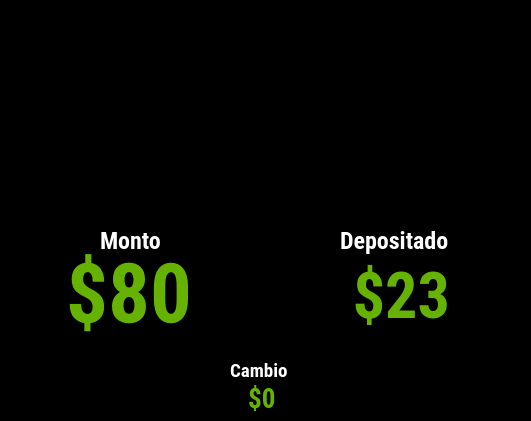
    <widget class="QGroupBox" name="groupBox_3">
     <property name="geometry">
      <rect>
       <x>580</x>
       <y>80</y>
       <width>531</width>
       <height>421</height>
      </rect>
     </property>
     <property name="styleSheet">
      <string notr="true">background-color: rgba(0, 0, 0);
border-radius:10%;</string>
     </property>
     <property name="title">
      <string/>
     </property>
     <widget class="QWidget" name="layoutWidget_4">
      <property name="geometry">
       <rect>
        <x>0</x>
        <y>230</y>
        <width>271</width>
        <height>129</height>
       </rect>
      </property>
      <layout class="QGridLayout" name="gridLayout_5">
       <item row="0" column="3">
        <widget class="QLabel" name="label_6">
         <property name="text">
          <string/>
         </property>
        </widget>
       </item>
       <item row="0" column="2">
        <spacer name="horizontalSpacer_11">
         <property name="orientation">
          <enum>Qt::Horizontal</enum>
         </property>
         <property name="sizeHint" stdset="0">
          <size>
           <width>40</width>
           <height>20</height>
          </size>
         </property>
        </spacer>
       </item>
       <item row="0" column="1">
        <widget class="QLabel" name="lcobrar">
         <property name="sizePolicy">
          <sizepolicy hsizetype="MinimumExpanding" vsizetype="Preferred">
           <horstretch>0</horstretch>
           <verstretch>0</verstretch>
          </sizepolicy>
         </property>
         <property name="maximumSize">
          <size>
           <width>620</width>
           <height>16777212</height>
          </size>
         </property>
         <property name="font">
          <font>
           <family>Roboto Condensed</family>
           <pointsize>62</pointsize>
           <weight>75</weight>
           <italic>false</italic>
           <bold>true</bold>
          </font>
         </property>
         <property name="styleSheet">
          <string notr="true">background-color:transparent;
color:rgb(101, 179, 0)</string>
         </property>
         <property name="lineWidth">
          <number>3</number>
         </property>
         <property name="text">
          <string>$80</string>
         </property>
        </widget>
       </item>
       <item row="0" column="0">
        <spacer name="horizontalSpacer_10">
         <property name="orientation">
          <enum>Qt::Horizontal</enum>
         </property>
         <property name="sizeHint" stdset="0">
          <size>
           <width>40</width>
           <height>20</height>
          </size>
         </property>
        </spacer>
       </item>
      </layout>
     </widget>
     <widget class="QWidget" name="layoutWidget_5">
      <property name="geometry">
       <rect>
        <x>270</x>
        <y>250</y>
        <width>261</width>
        <height>91</height>
       </rect>
      </property>
      <layout class="QGridLayout" name="gridLayout_6">
       <item row="0" column="3">
        <widget class="QLabel" name="label_7">
         <property name="text">
          <string/>
         </property>
        </widget>
       </item>
       <item row="0" column="2">
        <spacer name="horizontalSpacer_12">
         <property name="orientation">
          <enum>Qt::Horizontal</enum>
         </property>
         <property name="sizeHint" stdset="0">
          <size>
           <width>40</width>
           <height>20</height>
          </size>
         </property>
        </spacer>
       </item>
       <item row="0" column="0">
        <spacer name="horizontalSpacer_13">
         <property name="orientation">
          <enum>Qt::Horizontal</enum>
         </property>
         <property name="sizeHint" stdset="0">
          <size>
           <width>40</width>
           <height>20</height>
          </size>
         </property>
        </spacer>
       </item>
       <item row="0" column="1">
        <widget class="QLabel" name="ldepositado">
         <property name="font">
          <font>
           <family>Roboto Condensed</family>
           <pointsize>48</pointsize>
           <weight>75</weight>
           <italic>false</italic>
           <bold>true</bold>
          </font>
         </property>
         <property name="styleSheet">
          <string notr="true">background-color:transparent;
color:rgb(101, 179, 0)</string>
         </property>
         <property name="lineWidth">
          <number>3</number>
         </property>
         <property name="text">
          <string> $23</string>
         </property>
        </widget>
       </item>
      </layout>
     </widget>
     <widget class="QLabel" name="label_84">
      <property name="geometry">
       <rect>
        <x>180</x>
        <y>40</y>
        <width>161</width>
        <height>171</height>
       </rect>
      </property>
      <property name="font">
       <font>
        <family>Sans Serif</family>
        <pointsize>8</pointsize>
        <weight>75</weight>
        <bold>true</bold>
       </font>
      </property>
      <property name="styleSheet">
       <string notr="true">background-color:transparent;
color:white</string>
      </property>
      <property name="frameShape">
       <enum>QFrame::NoFrame</enum>
      </property>
      <property name="frameShadow">
       <enum>QFrame::Sunken</enum>
      </property>
      <property name="lineWidth">
       <number>3</number>
      </property>
      <property name="text">
       <string/>
      </property>
      <property name="textFormat">
       <enum>Qt::PlainText</enum>
      </property>
      <property name="pixmap">
       <pixmap>iconos/savings.png</pixmap>
      </property>
      <property name="scaledContents">
       <bool>true</bool>
      </property>
     </widget>
     <widget class="QLabel" name="aviso1_2">
      <property name="geometry">
       <rect>
        <x>100</x>
        <y>220</y>
        <width>141</width>
        <height>41</height>
       </rect>
      </property>
      <property name="font">
       <font>
        <family>Roboto Condensed</family>
        <pointsize>18</pointsize>
        <weight>75</weight>
        <italic>false</italic>
        <bold>true</bold>
       </font>
      </property>
      <property name="styleSheet">
       <string notr="true">background-color:transparent;
color:white</string>
      </property>
      <property name="text">
       <string>Monto</string>
      </property>
     </widget>
     <widget class="QLabel" name="aviso1_3">
      <property name="geometry">
       <rect>
        <x>340</x>
        <y>220</y>
        <width>171</width>
        <height>41</height>
       </rect>
      </property>
      <property name="font">
       <font>
        <family>Roboto Condensed</family>
        <pointsize>18</pointsize>
        <weight>75</weight>
        <italic>false</italic>
        <bold>true</bold>
       </font>
      </property>
      <property name="styleSheet">
       <string notr="true">background-color:transparent;
color:white</string>
      </property>
      <property name="text">
       <string>Depositado</string>
      </property>
     </widget>
     <widget class="QLabel" name="aviso1_4">
      <property name="geometry">
       <rect>
        <x>230</x>
        <y>360</y>
        <width>121</width>
        <height>21</height>
       </rect>
      </property>
      <property name="font">
       <font>
        <family>Roboto Condensed</family>
        <pointsize>14</pointsize>
        <weight>75</weight>
        <italic>false</italic>
        <bold>true</bold>
       </font>
      </property>
      <property name="styleSheet">
       <string notr="true">background-color:transparent;
color:white</string>
      </property>
      <property name="text">
       <string>Cambio</string>
      </property>
     </widget>
     <widget class="QWidget" name="layoutWidget_8">
      <property name="geometry">
       <rect>
        <x>210</x>
        <y>380</y>
        <width>111</width>
        <height>37</height>
       </rect>
      </property>
      <layout class="QGridLayout" name="gridLayout_10">
       <item row="0" column="3">
        <widget class="QLabel" name="label_10">
         <property name="text">
          <string/>
         </property>
        </widget>
       </item>
       <item row="0" column="2">
        <spacer name="horizontalSpacer_19">
         <property name="orientation">
          <enum>Qt::Horizontal</enum>
         </property>
         <property name="sizeHint" stdset="0">
          <size>
           <width>40</width>
           <height>20</height>
          </size>
         </property>
        </spacer>
       </item>
       <item row="0" column="0">
        <spacer name="horizontalSpacer_20">
         <property name="orientation">
          <enum>Qt::Horizontal</enum>
         </property>
         <property name="sizeHint" stdset="0">
          <size>
           <width>40</width>
           <height>20</height>
          </size>
         </property>
        </spacer>
       </item>
       <item row="0" column="1">
        <widget class="QLabel" name="labelCambio">
         <property name="font">
          <font>
           <family>Roboto Condensed</family>
           <pointsize>20</pointsize>
           <weight>75</weight>
           <italic>false</italic>
           <bold>true</bold>
          </font>
         </property>
         <property name="styleSheet">
          <string notr="true">background-color:transparent;
color:rgb(101, 179, 0)</string>
         </property>
         <property name="lineWidth">
          <number>3</number>
         </property>
         <property name="text">
          <string> $0</string>
         </property>
        </widget>
       </item>
      </layout>
     </widget>
     <zorder>layoutWidget_4</zorder>
     <zorder>layoutWidget_5</zorder>
     <zorder>label_84</zorder>
     <zorder>aviso1_2</zorder>
     <zorder>aviso1_3</zorder>
     <zorder>layoutWidget_8</zorder>
     <zorder>aviso1_4</zorder>
    </widget>
